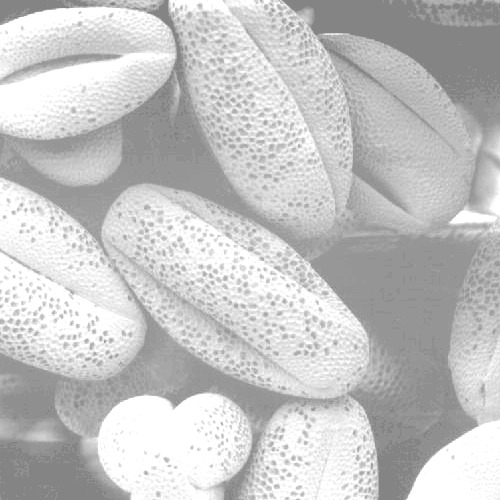
#> input picture Images/coffee-1.tif, 500 x 500 px
$ python main.py
#> lines starting #> are read from the running program, lines starting #| are printed output that depends on the picture
import cv2
from matplotlib import pyplot as plt
import numpy as np

img1 = cv2.imread("../Images/coffee-1.tif", cv2.IMREAD_GRAYSCALE)
#> img1 is the input picture: shape (500, 500); min 132, max 255, mean 196.4
img2 = cv2.imread("../Images/coffee-2.tif", cv2.IMREAD_GRAYSCALE)
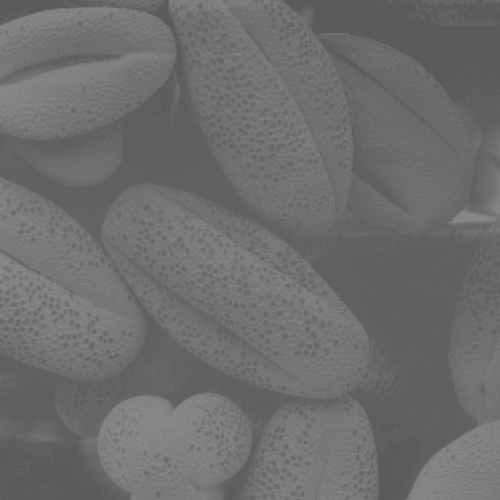
#> input picture Images/coffee-2.tif, 500 x 500 px
#> img2 is the input picture: shape (500, 500); min 91, max 138, mean 109.1
img3 = cv2.imread("../Images/coffee-3.tif", cv2.IMREAD_GRAYSCALE)
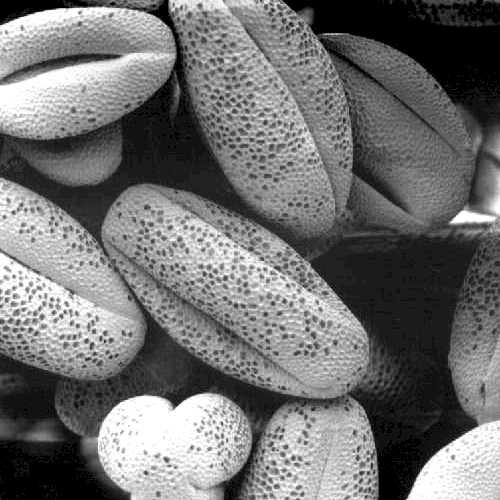
#> input picture Images/coffee-3.tif, 500 x 500 px
#> img3 is the input picture: shape (500, 500); min 0, max 255, mean 113.2
img4 = cv2.imread("../Images/coffee-4.tif", cv2.IMREAD_GRAYSCALE)
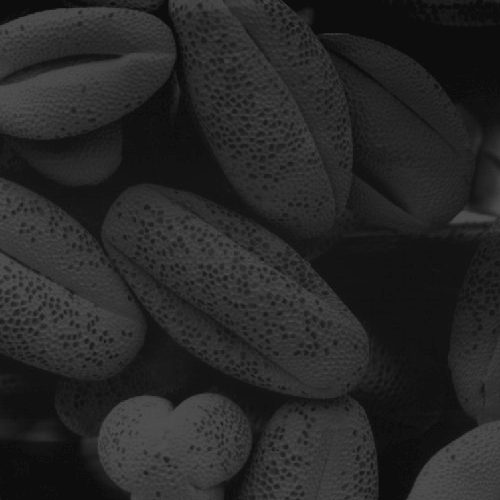
#> input picture Images/coffee-4.tif, 500 x 500 px
#> img4 is the input picture: shape (500, 500); min 13, max 83, mean 38.7

cv2.imwrite("first.png", cv2.hconcat([img1, img2, img3, img4]))
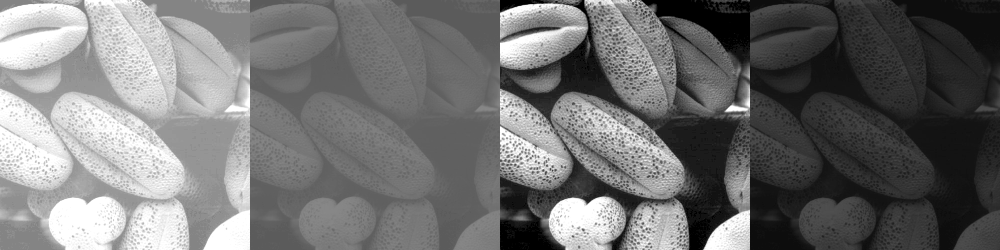
#> saved as first.png: shape (500, 2000) (shown at 1/2 size); min 0, max 255, mean 114.3


eq1 = cv2.equalizeHist(img1)
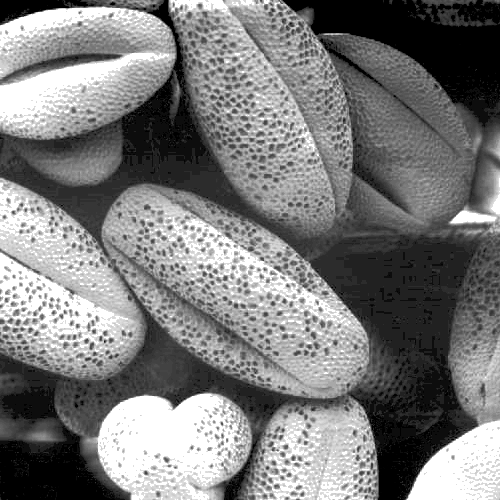
#> eq1: shape (500, 500); min 0, max 255, mean 123.2
eq2 = cv2.equalizeHist(img2)
eq3 = cv2.equalizeHist(img3)
eq4 = cv2.equalizeHist(img4)

# Histogram харьцуулалт
hist1 = cv2.calcHist([eq1], [0], None, [256], [0, 256])
#> hist1 = 256 values, max 28659 at index 255, min 0 at index 2, mean 976.6
hist2 = cv2.calcHist([eq2], [0], None, [256], [0, 256])
#> hist2 = 256 values, max 19078 at index 35, min 0 at index 1, mean 976.6
hist3 = cv2.calcHist([eq3], [0], None, [256], [0, 256])
#> hist3 = 256 values, max 17913 at index 0, min 0 at index 4, mean 976.6
hist4 = cv2.calcHist([eq4], [0], None, [256], [0, 256])
#> hist4 = 256 values, max 17814 at index 0, min 0 at index 2, mean 976.6

cv2.imwrite("hist_eq.png", cv2.hconcat([eq1, eq2, eq3, eq4]))
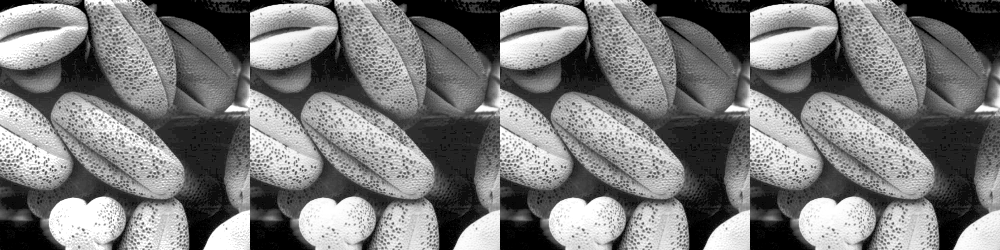
#> saved as hist_eq.png: shape (500, 2000) (shown at 1/2 size); min 0, max 255, mean 121.7

plt.figure(figsize=(10, 6))
plt.plot(hist1, color='blue', label='1-р зураг')
plt.plot(hist2, color='red', label='2-р зураг')
plt.plot(hist3, color='green', label='3-р зураг')
plt.plot(hist4, color='yellow', label='4-р зураг')


plt.title('Histogram харьцуулалт')
plt.xlabel('Intensity')
plt.ylabel('Frequency')
plt.legend()
plt.grid()
plt.show()
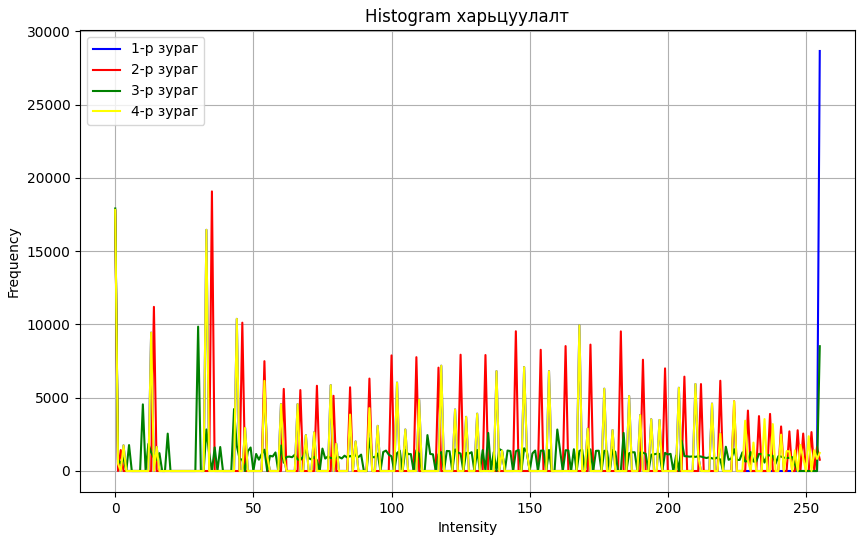
#> figure drawn by matplotlib, 1 panel; curve peaks at x = 255, y = 28659; curve peaks at x = 35, y = 19078; curve peaks at x = 0, y = 17913
